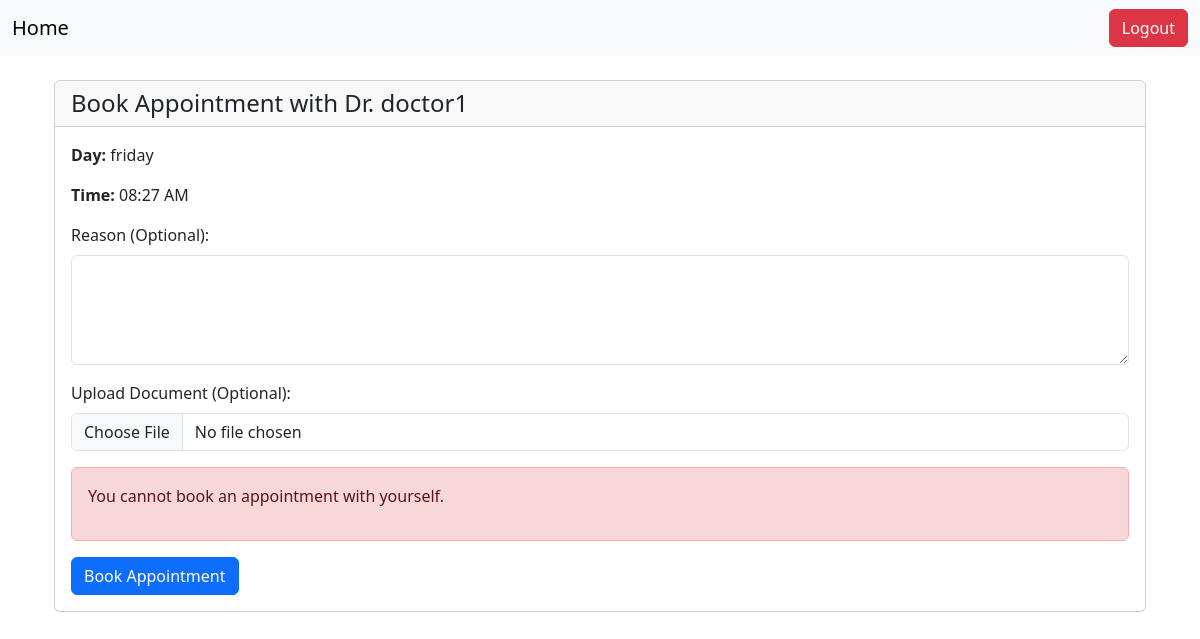
Page /book/9/ (signed in) on the committed database.
### appointment/models.py (models this page shows, shortened)
class Schedule(models.Model):
    WEEK_DAYS = [
        ('friday', 'Friday'),
        ('saturday', 'Saturday'),
        ('sunday', 'Sunday'),
        ('monday', 'Monday'),
        ('tuesday', 'Tuesday'),
        ('wednesday', 'Wednesday'),
        ('thursday', 'Thursday'),
    ]
    doctor = models.ForeignKey(
        AppUser,
        on_delete=models.CASCADE,
        limit_choices_to={'user_type': AppUser.DOCTOR},
        related_name='schedules'
    )
    day = models.CharField(max_length=10, choices=WEEK_DAYS)
    time = models.TimeField()
    floor = models.PositiveIntegerField()
    room_number = models.PositiveIntegerField()
    active = models.BooleanField(default=True)
    class Meta:
        unique_together = ('doctor', 'day', 'time')

### member/models.py (models this page shows, shortened)
class AppUser(models.Model):
    DOCTOR = 'doctor'
    PATIENT = 'patient'
    USER_TYPE_CHOICES = (
        (DOCTOR, 'Doctor'),
        (PATIENT, 'Patient'),
    )
    user = models.OneToOneField(settings.AUTH_USER_MODEL, on_delete=models.CASCADE)
    user_type = models.CharField(max_length=10, choices=USER_TYPE_CHOICES)
    specialty = models.CharField(max_length=255, blank=True, null=True)
    date_of_birth = models.DateField(blank=True, null=True)

### appointment/views.py (the view, shortened to what this page needs)
# urls.py: path('book/<int:schedule_id>/', views.book_appointment, name='book_appointment'),
@login_required
def book_appointment(request, schedule_id):
    schedule = get_object_or_404(Schedule, id=schedule_id, active=True)
    if request.user.appuser == schedule.doctor:
        return render(request, 'appointment/book_appointment.html', {
            'schedule': schedule,
            'error': "You cannot book an appointment with yourself.",
        })

### appointment/templates/appointment/book_appointment.html (shortened to what this page needs)
{% extends 'base.html' %}
{% block content %}
<div class="container mt-4">
    <div class="card">
        <div class="card-header">
            <h1 class="h4 mb-0">Book Appointment with Dr. {{ schedule.doctor.user.username }}</h1>
        </div>
        <div class="card-body">
            <form method="post" enctype="multipart/form-data">
                <div class="mb-3">
                    <p><strong>Day:</strong> {{ schedule.day }}</p>
                    <p><strong>Time:</strong> {{ schedule.time|date:"h:i A" }}</p>
                </div>
                <div class="mb-3">
                    <label for="reason" class="form-label">Reason (Optional):</label>
                    <textarea id="reason" name="reason" class="form-control" rows="4"></textarea>
                </div>
                <div class="mb-3">
                    <label for="file_upload" class="form-label">Upload Document (Optional):</label>
                    <input type="file" id="file_upload" name="file_upload" class="form-control">
                </div>
                {% if error %}
                    <div class="alert alert-danger">
                        <p>{{ error }}</p>
                    </div>
                {% endif %}
                <button type="submit" class="btn btn-primary">Book Appointment</button>
            </form>
        </div>
    </div>
</div>
{% endblock %}

### rows in the picture
Schedule: doctor.user.username "doctor1", day "friday", time "08:27 AM"

### other values in the picture
{{ error }} "You cannot book an appointment with yourself."
